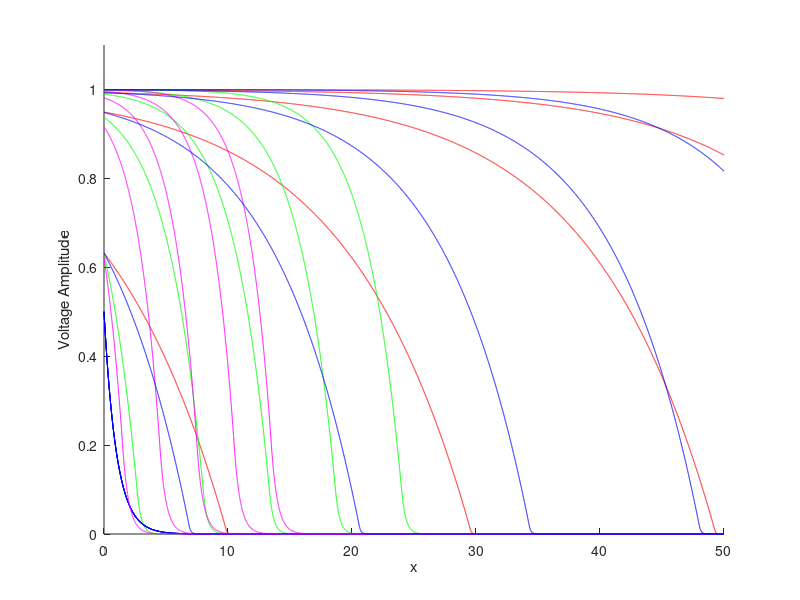

Reproduce this figure in MATLAB.
x=linspace(0,50,10000);

theta=0.01;
c=sqrt(-(2*theta-1).^2./(theta.^2-theta));
for t=1:2:10
    hold on
    V=zeros(1,10000);
    xi=x-c*t;
    for i=1:10000
        if xi(i)>0 %use traveling wave solution V1
            V1=(-c+(c^2+4)^.5)/(2*(c^2+4)^.5)*exp(-.5*(c+(c^2+4)^.5)*xi(i));  
            V(i)=V1;
        else %xi(i)<0 use traveling wave solution V2
            V2=(-c-(c^2+4)^.5)/(2*(c^2+4)^.5)*exp(.5*(-c+(c^2+4)^.5)*xi(i))+1;
            V(i)=V2;
        end
    end
    plot(x,V,'r')
end

theta=0.1;
c=sqrt(-(2*theta-1).^2./(theta.^2-theta));
for t=1:2:10
    hold on
    V=zeros(1,10000);
    xi=x-c*t;
    for i=1:10000
        if xi(i)>0 %use traveling wave solution V1
            V1=(-c+(c^2+4)^.5)/(2*(c^2+4)^.5)*exp(-.5*(c+(c^2+4)^.5)*xi(i));  
            V(i)=V1;
        else %xi(i)<0 use traveling wave solution V2
            V2=(-c-(c^2+4)^.5)/(2*(c^2+4)^.5)*exp(.5*(-c+(c^2+4)^.5)*xi(i))+1;
            V(i)=V2;
        end
    end
    plot(x,V,'g')
end

theta=0.5;
c=sqrt(-(2*theta-1).^2./(theta.^2-theta));
for t=1:2:10
    hold on
    V=zeros(1,10000);
    xi=x-c*t;
    for i=1:10000
        if xi(i)>0 %use traveling wave solution V1
            V1=(-c+(c^2+4)^.5)/(2*(c^2+4)^.5)*exp(-.5*(c+(c^2+4)^.5)*xi(i));  
            V(i)=V1;
        else %xi(i)<0 use traveling wave solution V2
            V2=(-c-(c^2+4)^.5)/(2*(c^2+4)^.5)*exp(.5*(-c+(c^2+4)^.5)*xi(i))+1;
            V(i)=V2;
        end
    end
    plot(x,V,'b')
end

theta=0.8;
c=sqrt(-(2*theta-1).^2./(theta.^2-theta));
for t=1:2:10
    hold on
    V=zeros(1,10000);
    xi=x-c*t;
    for i=1:10000
        if xi(i)>0 %use traveling wave solution V1
            V1=(-c+(c^2+4)^.5)/(2*(c^2+4)^.5)*exp(-.5*(c+(c^2+4)^.5)*xi(i));  
            V(i)=V1;
        else %xi(i)<0 use traveling wave solution V2
            V2=(-c-(c^2+4)^.5)/(2*(c^2+4)^.5)*exp(.5*(-c+(c^2+4)^.5)*xi(i))+1;
            V(i)=V2;
        end
    end
    plot(x,V,'m')
end

theta=0.98;
c=sqrt(-(2*theta-1).^2./(theta.^2-theta));
for t=1:2:10
    hold on
    V=zeros(1,10000);
    xi=x-c*t;
    for i=1:10000
        if xi(i)>0 %use traveling wave solution V1
            V1=(-c+(c^2+4)^.5)/(2*(c^2+4)^.5)*exp(-.5*(c+(c^2+4)^.5)*xi(i));  
            V(i)=V1;
        else %xi(i)<0 use traveling wave solution V2
            V2=(-c-(c^2+4)^.5)/(2*(c^2+4)^.5)*exp(.5*(-c+(c^2+4)^.5)*xi(i))+1;
            V(i)=V2;
        end
    end
    plot(x,V,'b')
end

ylim([0,1.1])
xlabel('x')
ylabel('Voltage Amplitude')